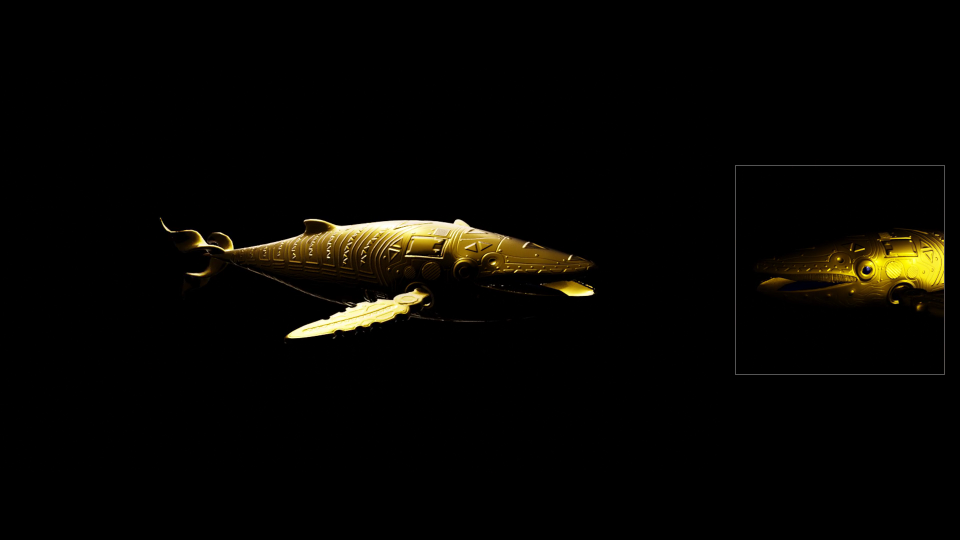
#> input picture videos_comportamientos/cuadro_playful.png, 1920 x 1080 px (shown at 1/2 size); its folder holds only this picture in this run
$ python -i tarjetas.py   (imports and definitions only)
#> lines starting #> are read from the running program, lines starting #| are printed output that depends on the picture
#!/usr/bin/env python3
"""tarjetas.py - las tarjetas bilingues del video (proceso/texto_bi/): ingles a la izquierda, castellano a la derecha,
una linea fina entre los dos, sombra suave bajo la letra para que se lea sobre cualquier fondo. Georgia (itálica el
ingles, redonda el castellano)."""
from PIL import Image, ImageDraw, ImageFont, ImageFilter
import os
F = "/System/Library/Fonts/Supplemental/Georgia.ttf"; FI = "/System/Library/Fonts/Supplemental/Georgia Italic.ttf"
# [1 line not run here, left out]
def envolver(d, texto, fuente, ancho):
    lineas, actual = [], ""
    for w in texto.split():
        prueba = (actual + " " + w).strip()
        if d.textlength(prueba, font=fuente) <= ancho: actual = prueba
        else: lineas.append(actual); actual = w
    if actual: lineas.append(actual)
    return lineas
def sombra(im):
    """una capa oscura difuminada debajo del texto (la alpha del texto, desplazada y borrosa)."""
    a = im.split()[3].filter(ImageFilter.GaussianBlur(6)); s = Image.new("RGBA", im.size, (0, 0, 0, 0)); s.putalpha(a.point(lambda v: int(v * 0.75)))
    base = Image.new("RGBA", im.size, (0, 0, 0, 0)); base.alpha_composite(s, (3, 4)); base.alpha_composite(im); return base
def columnas(nombre, en, es, titulo=None, tam=50, y0=None, regla=True):
    im = Image.new("RGBA", (1920, 1080), (0, 0, 0, 0)); d = ImageDraw.Draw(im)
    fen, fes = ImageFont.truetype(FI, tam), ImageFont.truetype(F, tam - 2); ancho = 700; xl, xr = 160, 1060
    if titulo:
        ft = ImageFont.truetype(F, 140); w = d.textlength(titulo, font=ft); d.text(((1920 - w) / 2, 300), titulo, font=ft, fill=C)
    L = [l for p in en for l in (envolver(d, p, fen, ancho) if p else [""])]; R = [l for p in es for l in (envolver(d, p, fes, ancho) if p else [""])]
    alto = max(len(L), len(R)) * int(tam * 1.35); y = y0 if y0 is not None else (560 if titulo else (540 - alto // 2))
    for i, l in enumerate(L): d.text((xl + ancho - d.textlength(l, font=fen), y + i * int(tam * 1.35)), l, font=fen, fill=C)      # ingles alineado a la derecha, hacia la regla
    for i, l in enumerate(R): d.text((xr, y + i * int(tam * 1.35)), l, font=fes, fill=CS)                                        # castellano alineado a la izquierda
    if L or R:   # panel oscuro difuminado detras del texto, para que se lea sobre cualquier fondo
        panel = Image.new("RGBA", (1920, 1080), (0, 0, 0, 0)); pd = ImageDraw.Draw(panel); pd.rounded_rectangle([110, y - 60, 1810, y + alto + 50], radius=40, fill=(0, 0, 0, 175)); panel = panel.filter(ImageFilter.GaussianBlur(28))
        fondo = Image.new("RGBA", (1920, 1080), (0, 0, 0, 0)); fondo.alpha_composite(panel); fondo.alpha_composite(im); im = fondo; d = ImageDraw.Draw(im)
    if regla and (L or R): d.line([(960, y - 10), (960, y + alto + 4)], fill=(236, 230, 218, 120), width=2)
    sombra(im).save(f"{CARP}/{nombre}.png")
def pie(nombre, en, es):
    im = Image.new("RGBA", (1920, 1080), (0, 0, 0, 0)); d = ImageDraw.Draw(im); f = ImageFont.truetype(FI, 34); g = ImageFont.truetype(F, 32)
    d.text((90, 960), en, font=f, fill=C); w = d.textlength(es, font=g); d.text((1830 - w, 962), es, font=g, fill=CS); sombra(im).save(f"{CARP}/{nombre}.png")
# [6 lines not run here, left out]
def centrada(nombre, titulo, lineas, tam=46):
    im = Image.new("RGBA", (1920, 1080), (0, 0, 0, 0)); d = ImageDraw.Draw(im); ft = ImageFont.truetype(F, 140); f = ImageFont.truetype(FI, tam)
    w = d.textlength(titulo, font=ft); d.text(((1920 - w) / 2, 330), titulo, font=ft, fill=C); y = 560
    for l in lineas: w = d.textlength(l, font=f); d.text(((1920 - w) / 2, y), l, font=f, fill=CS); y += int(tam * 1.5)
    sombra(im).save(f"{CARP}/{nombre}.png")
# [2 lines not run here, left out]
P = {"calm": ("calm · logging at the surface", "calma · descanso en superficie"), "singing": ("singing · head down, the song", "canto · cabeza abajo, el canto"), "playful": ("playful · the breach", "juego · el salto"),
     "curious": ("curious · spyhop", "curiosidad · asomarse"), "feeding": ("feeding · the lunge", "hambre · la embestida"), "sad": ("sad · sinking", "tristeza · hundirse"), "angry": ("angry · lobtail", "rabia · golpe de cola"),
     "alert": ("alert · scanning", "alerta · escaneo"), "diving": ("diving · flukes up", "hondo · colas arriba"), "surfacing": ("surfacing · the blow", "aire · el soplo")}
# [2 lines not run here, left out]

>>> import cv2
>>> picture = cv2.imread('cuadro_playful.png', cv2.IMREAD_GRAYSCALE)
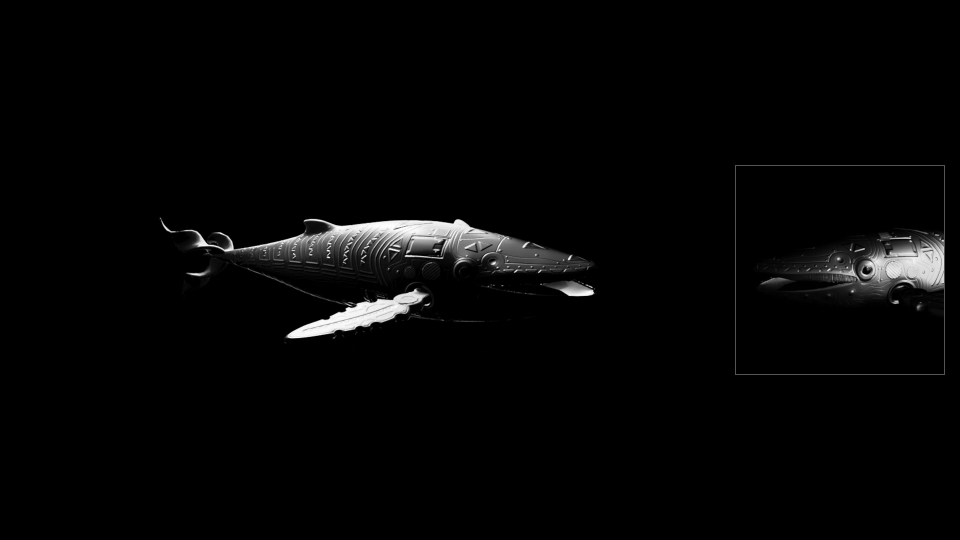
#> picture: shape (1080, 1920) (shown at 1/2 size); min 0, max 255, mean 5.5
#> (the run stopped early here; a loop or call above may not have finished)
